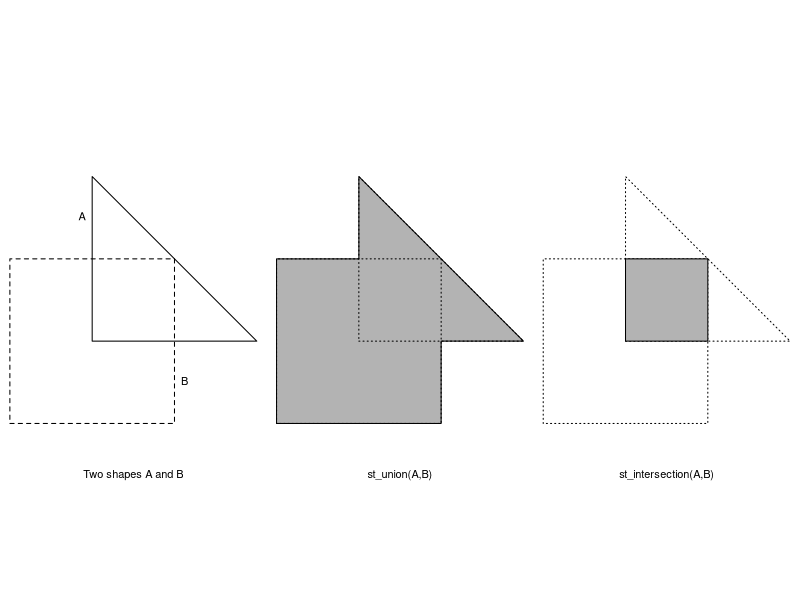
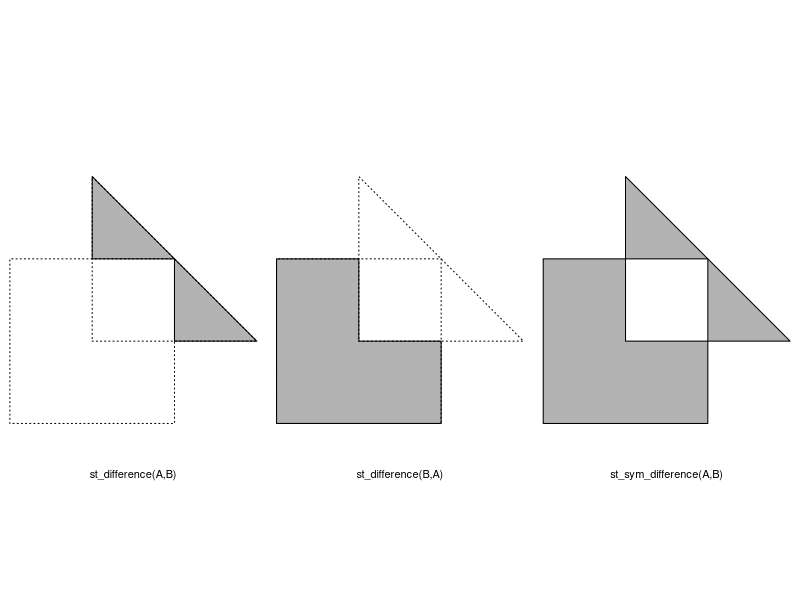

Source code (R) for these figures, in order:
library(sf)
A <- rbind(
    c(0,0),
    c(2,0),
    c(0,2),
    c(0,0)
)
A <- st_polygon(list(A))
B <- rbind(
    c( 1, 1),
    c( 1,-1),
    c(-1,-1),
    c(-1, 1),
    c( 1, 1)
)
B <- st_polygon(list(B))

op <- par(mai=c(0,0,0,0),mfrow=c(1,3),xpd=NA)
plot(A,xlim=c(-1,2),ylim=c(-1,2))
plot(B,lty=2,add=TRUE)
text(0,1.5,"A",pos=2)
text(1,-.5,"B",pos=4)
text(.5,-1.5,"Two shapes A and B",pos=1)
plot(st_union(A,B),col="gray70",xlim=c(-1,2),ylim=c(-1,2))
plot(A,lty=3,add=TRUE)
plot(B,lty=3,add=TRUE)
text(.5,-1.5,"st_union(A,B)",pos=1)
plot(A,lty=3,xlim=c(-1,2),ylim=c(-1,2))
plot(B,lty=3,add=TRUE)
plot(st_intersection(A,B),add=TRUE,col="gray70")
text(.5,-1.5,"st_intersection(A,B)",pos=1)
par(op)

op <- par(mai=c(0,0,0,0),mfrow=c(1,3),xpd=NA)
plot(st_difference(A,B),col="gray70",,xlim=c(-1,2),ylim=c(-1,2))
plot(A,lty=3,add=TRUE)
plot(B,lty=3,add=TRUE)
text(.5,-1.5,"st_difference(A,B)",pos=1)
plot(st_difference(B,A),col="gray70",,xlim=c(-1,2),ylim=c(-1,2))
plot(A,lty=3,add=TRUE)
plot(B,lty=3,add=TRUE)
text(.5,-1.5,"st_difference(B,A)",pos=1)
plot(st_sym_difference(A,B),col="gray70",,xlim=c(-1,2),ylim=c(-1,2))
text(.5,-1.5,"st_sym_difference(A,B)",pos=1)
par(op)
